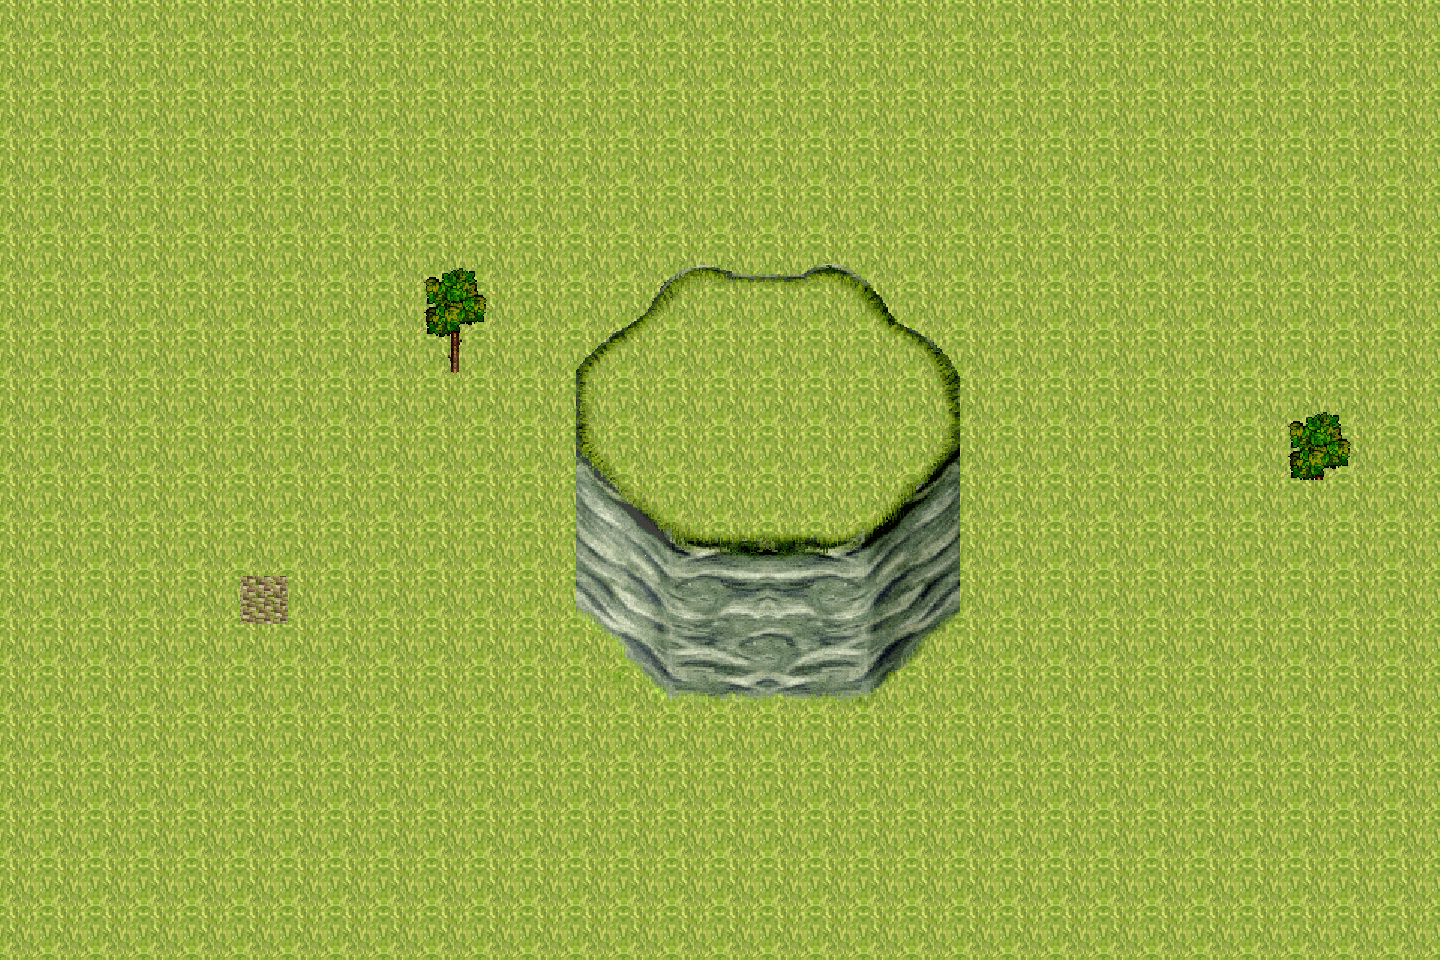

A level layout from a 2D game, rendered from its tile map. Below: a short description, then the map file with tile-grid data replaced by summaries:
An orthogonal 30x20 tile map with 48x48 px tiles, 3 tile layers (块层 1, 块层 2, 块层 3), 2 tilesets and 2 objects (2x NPC).

<map version="1.0" orientation="orthogonal" renderorder="right-down" width="30" height="20" tilewidth="48" tileheight="48">
 <tileset firstgid="1" name="glo" tilewidth="48" tileheight="48">
  <image source="glo.png" width="96" height="96" />
 </tileset>
 <tileset firstgid="5" name="Environment-3" tilewidth="48" tileheight="48">
  <image source="Environment-3.png" width="384" height="2880" />
 </tileset>
 <layer name="块层 1" width="30" height="20">
  <data>[600 cells, 600 non-empty, 11 distinct tile ids]</data>
 </layer>
 <layer name="块层 2" width="30" height="20">
  <data>[600 cells, 63 non-empty, 57 distinct tile ids]</data>
 </layer>
 <objectgroup name="对象层 1">
  <properties>
   <property name="layer" value="1" />
  </properties>
  <object name="FOONPC" type="NPC" gid="1" x="192" y="480" width="48" height="64">
   <properties>
    <property name="IMAGE" value="walk_marisa" />
   </properties>
  </object>
  <object name="FOONPC2" type="NPC" gid="1" x="144" y="240" width="48" height="64">
   <properties>
    <property name="IMAGE" value="walk_marisa" />
   </properties>
  </object>
 </objectgroup>
 <layer name="块层 3" width="30" height="20">
  <data>[600 cells, 28 non-empty, 28 distinct tile ids]</data>
 </layer>
</map>